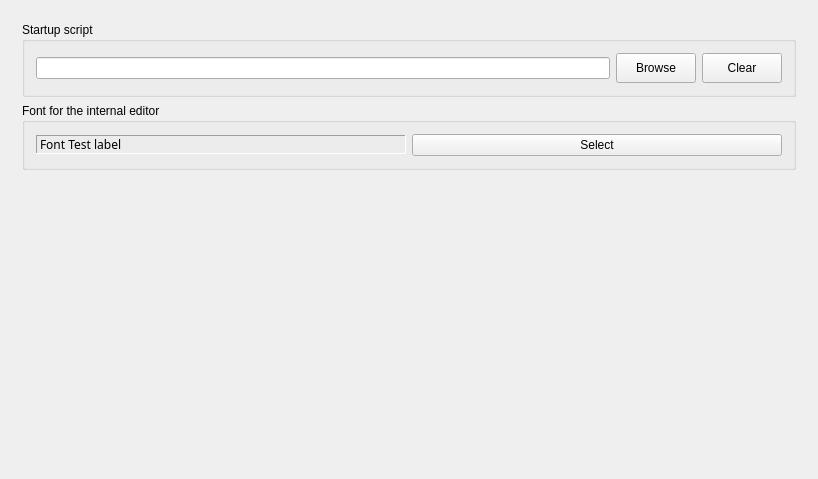
<?xml version="1.0" encoding="UTF-8"?>
<ui version="4.0">
 <class>PythonSettingsData</class>
 <widget class="QWidget" name="PythonSettingsData">
  <property name="geometry">
   <rect>
    <x>0</x>
    <y>0</y>
    <width>818</width>
    <height>479</height>
   </rect>
  </property>
  <property name="windowTitle">
   <string>Python</string>
  </property>
  <layout class="QVBoxLayout" name="verticalLayout">
   <item>
    <widget class="QStackedWidget" name="widget_stack">
     <property name="currentIndex">
      <number>0</number>
     </property>
     <widget class="QWidget" name="General">
      <layout class="QVBoxLayout" name="verticalLayout_2">
       <item>
        <widget class="QGroupBox" name="groupBox">
         <property name="title">
          <string>Startup script</string>
         </property>
         <layout class="QHBoxLayout" name="horizontalLayout">
          <item>
           <widget class="QLineEdit" name="script_edit">
            <property name="readOnly">
             <bool>true</bool>
            </property>
           </widget>
          </item>
          <item>
           <widget class="QPushButton" name="choose_button">
            <property name="minimumSize">
             <size>
              <width>80</width>
              <height>30</height>
             </size>
            </property>
            <property name="text">
             <string>Browse</string>
            </property>
           </widget>
          </item>
          <item>
           <widget class="QPushButton" name="clear_button">
            <property name="minimumSize">
             <size>
              <width>80</width>
              <height>30</height>
             </size>
            </property>
            <property name="text">
             <string>Clear</string>
            </property>
           </widget>
          </item>
         </layout>
        </widget>
       </item>
       <item>
        <widget class="QGroupBox" name="GroupBox1_2_2">
         <property name="title">
          <string>Font for the internal editor</string>
         </property>
         <layout class="QHBoxLayout" name="horizontalLayout_2">
          <item>
           <widget class="QLabel" name="font_label">
            <property name="sizePolicy">
             <sizepolicy hsizetype="Preferred" vsizetype="Fixed">
              <horstretch>0</horstretch>
              <verstretch>0</verstretch>
             </sizepolicy>
            </property>
            <property name="font">
             <font>
              <family>Sans Serif</family>
              <pointsize>9</pointsize>
              <weight>50</weight>
              <italic>false</italic>
              <bold>false</bold>
              <underline>false</underline>
              <strikeout>false</strikeout>
             </font>
            </property>
            <property name="toolTip">
             <string>Font Preview</string>
            </property>
            <property name="frameShape">
             <enum>QFrame::Panel</enum>
            </property>
            <property name="frameShadow">
             <enum>QFrame::Sunken</enum>
            </property>
            <property name="text">
             <string>Font Test label</string>
            </property>
            <property name="alignment">
             <set>Qt::AlignVCenter</set>
            </property>
           </widget>
          </item>
          <item>
           <widget class="QPushButton" name="font_button">
            <property name="toolTip">
             <string>Select the font</string>
            </property>
            <property name="text">
             <string>Select</string>
            </property>
           </widget>
          </item>
         </layout>
        </widget>
       </item>
       <item>
        <spacer name="verticalSpacer">
         <property name="orientation">
          <enum>Qt::Vertical</enum>
         </property>
         <property name="sizeHint" stdset="0">
          <size>
           <width>20</width>
           <height>40</height>
          </size>
         </property>
        </spacer>
       </item>
      </layout>
     </widget>
     <widget class="QWidget" name="Hotkeys">
      <layout class="QVBoxLayout" name="verticalLayout_3">
       <item>
        <widget class="BALL::VIEW::HotkeyTable" name="table">
         <attribute name="horizontalHeaderStretchLastSection">
          <bool>true</bool>
         </attribute>
         <attribute name="horizontalHeaderStretchLastSection">
          <bool>true</bool>
         </attribute>
        </widget>
       </item>
       <item>
        <layout class="QGridLayout">
         <property name="margin">
          <number>0</number>
         </property>
         <property name="spacing">
          <number>6</number>
         </property>
         <item row="0" column="0">
          <widget class="QPushButton" name="remove_button">
           <property name="toolTip">
            <string>Remove a hotkey, select the row (with the field to the left)</string>
           </property>
           <property name="text">
            <string>&amp;Remove</string>
           </property>
           <property name="shortcut">
            <string>Alt+R</string>
           </property>
          </widget>
         </item>
         <item row="1" column="0" colspan="2">
          <widget class="QLabel" name="textLabel1_2">
           <property name="frameShadow">
            <enum>QFrame::Sunken</enum>
           </property>
           <property name="text">
            <string>&lt;b&gt;Note:&lt;/b&gt; F1 is reserved for the internal help system!</string>
           </property>
           <property name="margin">
            <number>0</number>
           </property>
          </widget>
         </item>
         <item row="0" column="1">
          <widget class="QPushButton" name="new_button">
           <property name="toolTip">
            <string>Add a new hotkey</string>
           </property>
           <property name="text">
            <string>&amp;Add new</string>
           </property>
           <property name="shortcut">
            <string>Alt+A</string>
           </property>
          </widget>
         </item>
        </layout>
       </item>
      </layout>
     </widget>
    </widget>
   </item>
  </layout>
 </widget>
 <layoutdefault spacing="6" margin="11"/>
 <customwidgets>
  <customwidget>
   <class>BALL::VIEW::HotkeyTable</class>
   <extends>QTableView</extends>
   <header location="global">BALL_view/WIDGETS/hotkeyTable.h</header>
  </customwidget>
 </customwidgets>
 <includes>
  <include location="global">BALL_core/COMMON/global.h</include>
 </includes>
 <resources/>
 <connections/>
</ui>
